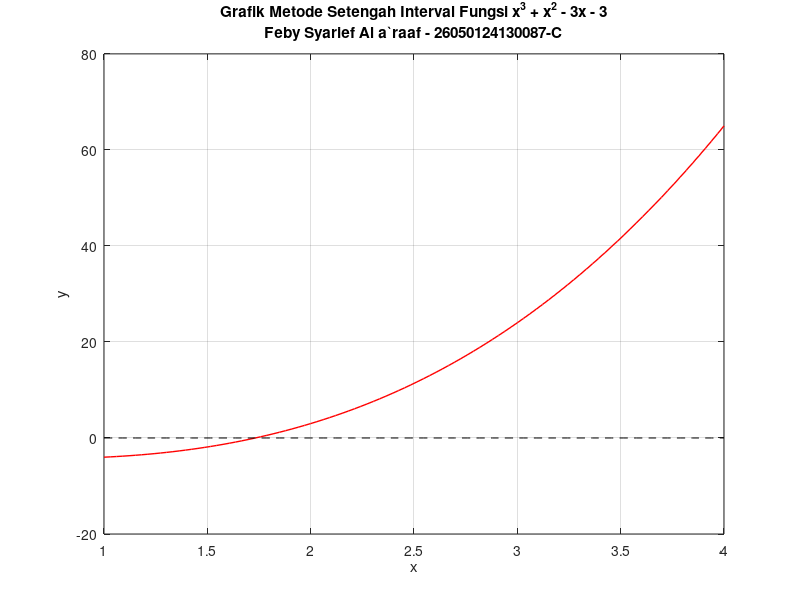

Here is the MATLAB script that generated this plot: (Note: this script raises an error after producing the figure.)
figure
x = linspace(1,4,100);
fx = x.^3 + x.^2 - 3*x - 3;
plot(x,fx,'r','LineWidth', 1)
hold on
plot(x,zeros(size(x)),'k--')
grid on
xlabel('x')
ylabel('y')
title({'Grafik Metode Setengah Interval Fungsi x^3 + x^2 - 3x - 3'; ...
       'Feby Syarief Al a`raaf - 26050124130087-C'})

iterasi = 0;

xn = 1;
xn1 = 4;
[fxn, fxn1] = bisection(xn, xn1);

if (fxn * fxn1) >= 0
    disp('Akar persamaan tidak berada di range tersebut');
    disp('Ganti range-nya!');
else
    fprintf('\n%-10s %-12s %-12s %-12s %-12s\n', ...
        'Iterasi', 'a', 'b', 'xt', 'f(xt)');
    fprintf('----------------------------------------------------\n');
end

while (fxn * fxn1) < 0
    iterasi = iterasi + 1;
    xt = (xn + xn1) / 2;
    [fxt] = bisection_tengah(xt);

    fprintf('%-10d %-12.6f %-12.6f %-12.6f %-12.6f\n', ...
        iterasi, xn, xn1, xt, fxt);

    if fxt ~= 0
        c = fxn * fxt;
        Ea = 10^(-4); % Batas toleransi
        if abs(fxt) > Ea
            if c < 0
                xn1 = xt;
                fxn1 = fxt;
            else
                xn = xt;
                fxn = fxt;
            end
        else
            akar = xt;
            fprintf('\nKonvergensi tercapai!\n');
            fprintf('Jumlah iterasi = %i \n', iterasi);
            fprintf('Nilai f(xt) = %.6f \n', fxt);
            fprintf('Akar persamaan = %.6f \n', akar);
    
            plot(akar, 0, 'bx', 'MarkerSize', 10, 'LineWidth', 2);
            legend('f(x)', 'y=0', 'Akar Persamaan', 'Location', 'best');
            return
        end
    else
        akar = xt;
        fprintf('\nAkar eksak ditemukan!\n');
        fprintf('Jumlah iterasi = %i \n', iterasi);
        fprintf('Nilai f(xt) = %.6f \n', fxt);
        fprintf('Akar persamaan = %.6f \n', akar);

        plot(akar, 0, 'bx', 'MarkerSize', 10, 'LineWidth', 2);
        legend('f(x)', 'y=0', 'Akar Persamaan', 'Location', 'best');
        return
    end
end

function [fa, fb] = bisection(xn, xn1)
    % Fungsi: f(x) = x^3 + x^2 - 3x - 3
    fa = xn^3 + xn^2 - 3*xn - 3;
    fb = xn1^3 + xn1^2 - 3*xn1 - 3;
end

function [ft] = bisection_tengah(xt)
    % Fungsi tengah: f(x) = x^3 + x^2 - 3x - 3
    ft = xt^3 + xt^2 - 3*xt - 3;
end
